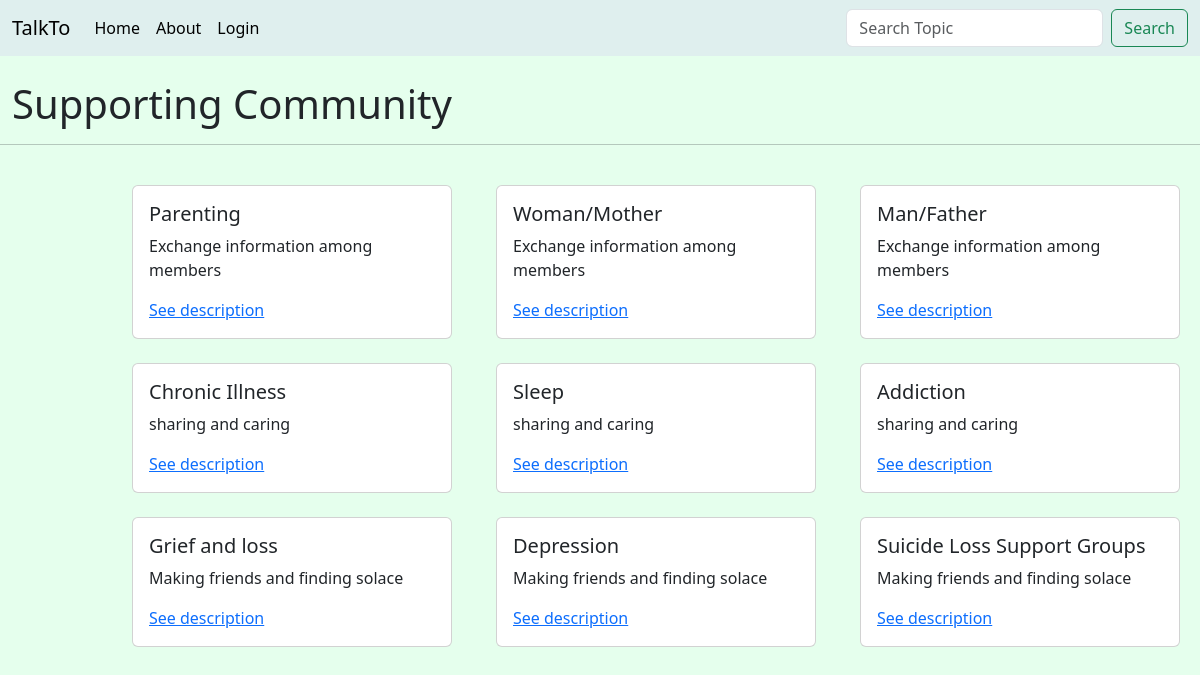
The page / on the database its author committed.
### base/models.py (models this page shows, shortened)
class Topic(models.Model):
    name = models.CharField(max_length=200)
    description = models.TextField(max_length=500)
    content = models.CharField(max_length=200)
    category = models.ForeignKey(Category, on_delete=models.SET("Category is undefined"))

### base/views.py (the view)
# urls.py: path('', views.home, name='home'),
def home(request):
    q = request.GET.get('q') if request.GET.get('q') != None else ''
    topics = Topic.objects.filter(Q(name__icontains=q) | Q(category__heading__icontains=q) | Q(description__icontains=q))
    topics = list(set(topics))
    heading = "Supporting community"
    categories = Category.objects.all()
    context = {"topics": topics, "categories": categories, 'heading': heading}
    return render(request, 'base/home.html', context)

### base/templates/base/home.html (shortened to what this page needs)
{% extends 'main.html' %}
{% block content %}
    <br>
    <div class="object" style="margin-left: 1%; ">
        <h1>Supporting Community</h1>
    </div>
    <hr>
    <br>
    <div class="row row-cols-1 row-cols-md-3 g-4" style="margin-left:10%;">
        {% for topic in topics %}
            <div class="col">
                <div class="card" style="width: 20rem;">
                    <div class="card-body">
                        <h5 class="card-title">{{ topic.name }}</h5>
                        <p class="card-text">{{ topic.content |slice:":200" }}</p>
                        <a href="#" class="card-link">See description</a>
                    </div>
                </div>
            </div>
        {% endfor %}
    </div>
{% endblock %}

### static/styles/style.css (style rules this page uses)
body { background-color: #E5FFED; }

### rows shown on the page
Topic: name "Parenting", content "Exchange information among members"
Topic: name "Woman/Mother", content "Exchange information among members"
Topic: name "Man/Father", content "Exchange information among members"
Topic: name "Chronic Illness", content "sharing and caring"
Topic: name "Sleep", content "sharing and caring"
Topic: name "Addiction", content "sharing and caring"
Topic: name "Grief and loss", content "Making friends and finding solace"
Topic: name "Depression", content "Making friends and finding solace"
Topic: name "Suicide Loss Support Groups", content "Making friends and finding solace"
